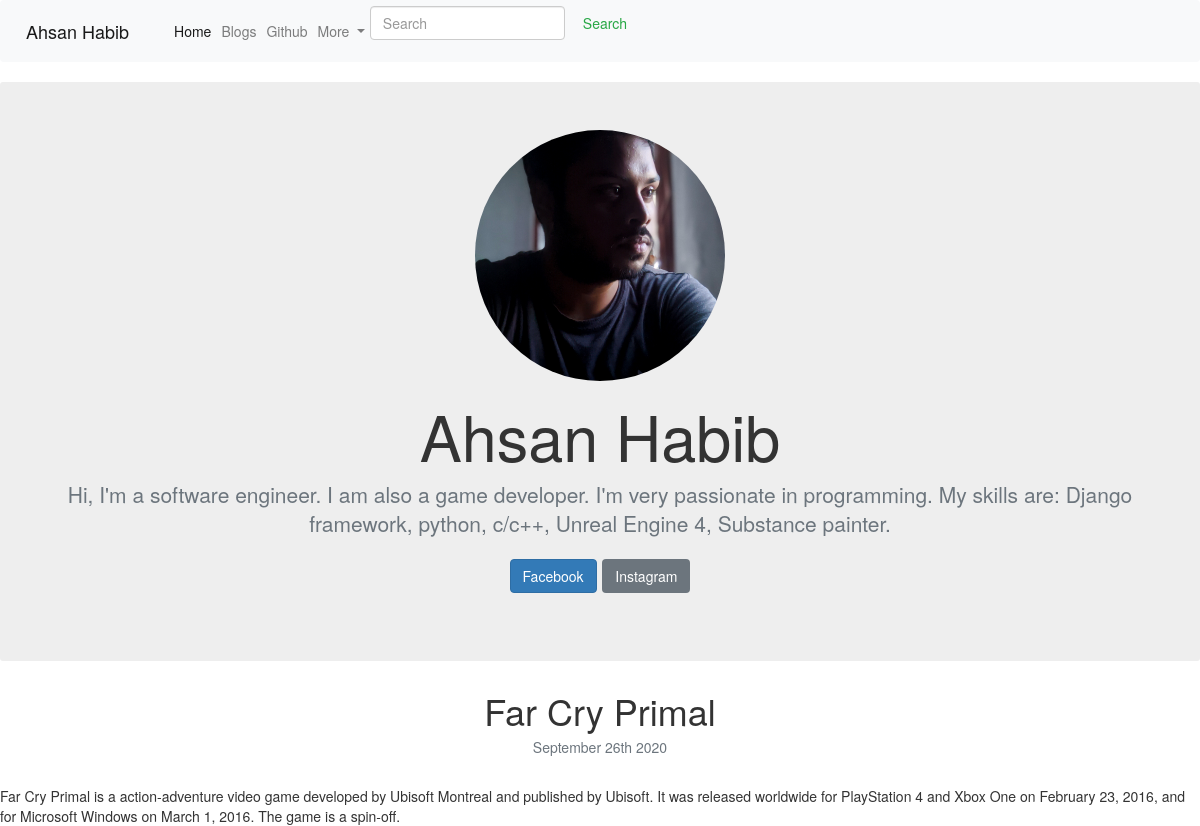
The app's page /blog/4/ with its own data.
### blog/models.py (models this page shows, shortened)
class Blog(models.Model):
    title = models.CharField(max_length=200)
    description = models.TextField()
    date = models.DateField()

### blog/views.py (the view)
# urls.py: path('<int:blog_id>/', views.detail, name='detail'),
def detail(request, blog_id):
    blog = get_object_or_404(Blog, pk=blog_id)
    return render(request, 'blog/detail.html', {'blog':blog})

### blog/templates/blog/detail.html
{% extends "portfolio/base.html" %}
{% load static %}
{% block content %}
<h1 class="text-center mt-5" id="blogdetailtitle">{{ blog.title|safe }}</h1>
<h5 class="text-center text-muted mb-5">{{ blog.date|date:'F jS Y' }}</h5>
{{ blog.description|safe }}
{% endblock %}

### records on screen
Blog: title "Far Cry Primal", date "September 26th 2020", description "Far Cry Primal is a action-adventure video game developed by Ubisoft Montreal and published by Ubisoft. It was released worldwide for PlayStation 4 and Xbox One on February 23, 2016, and for Microsoft Windows on March 1, 2016. The game is a spin-off."
